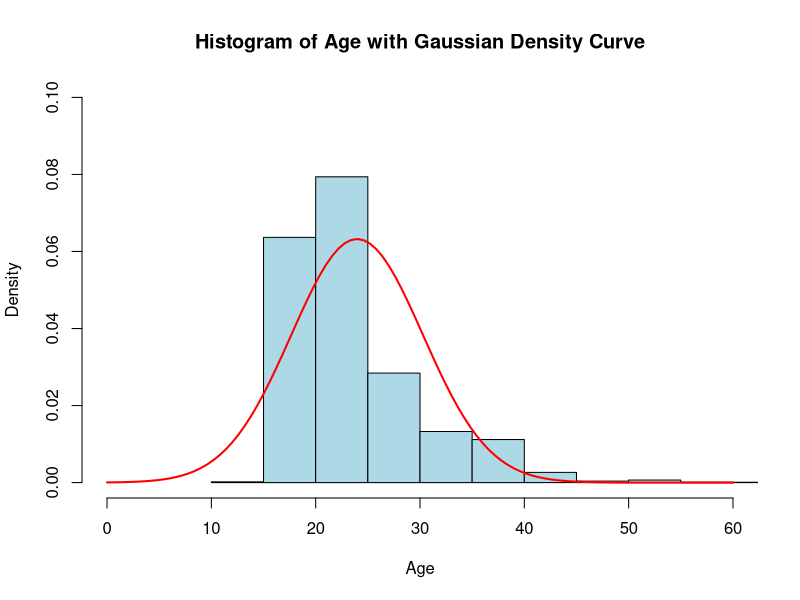
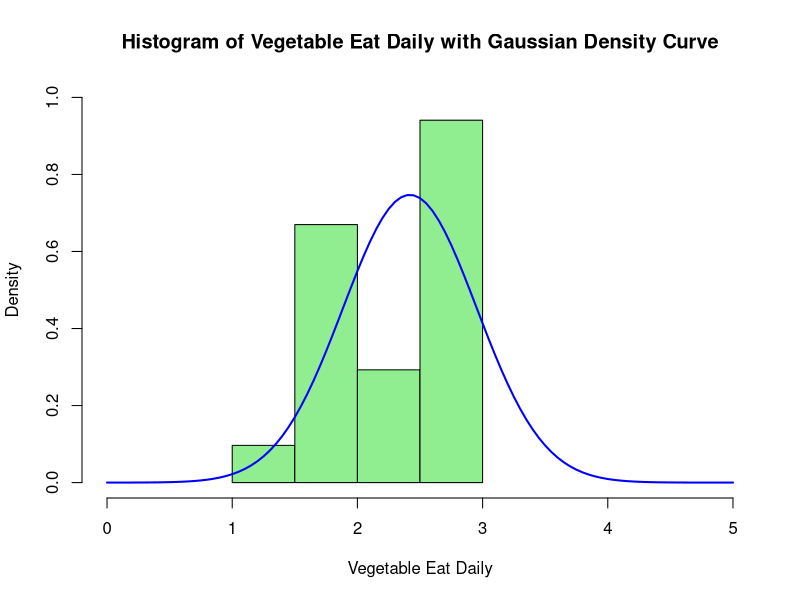
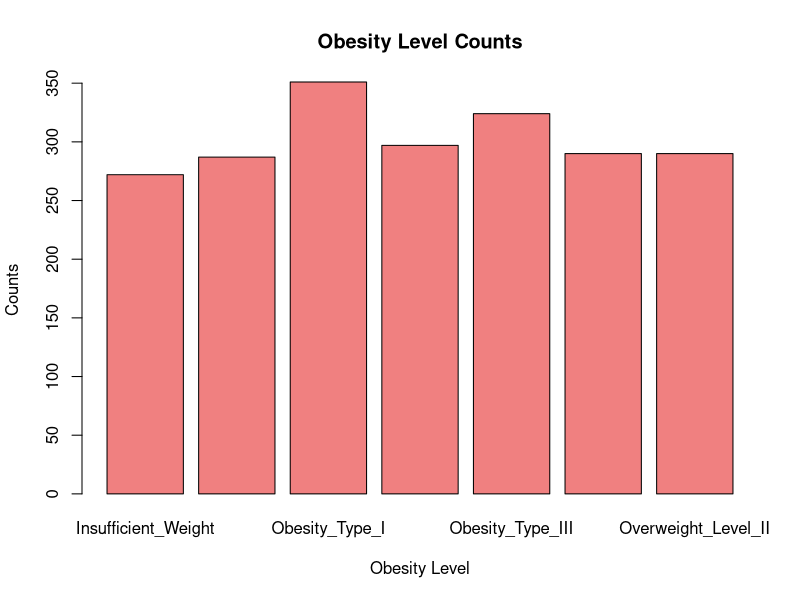
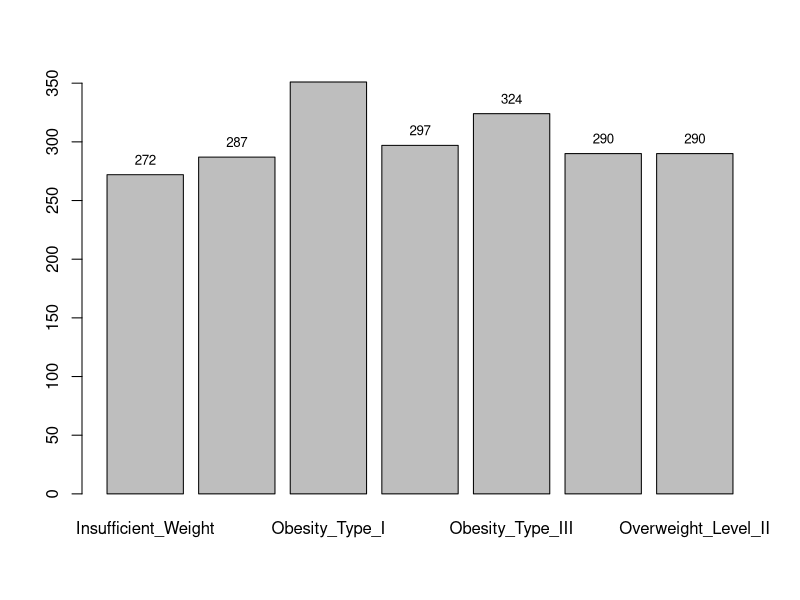
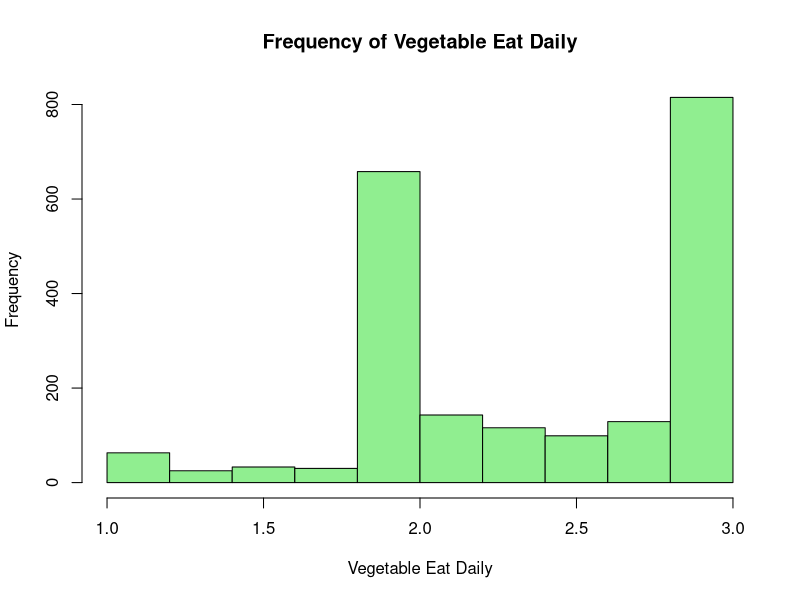
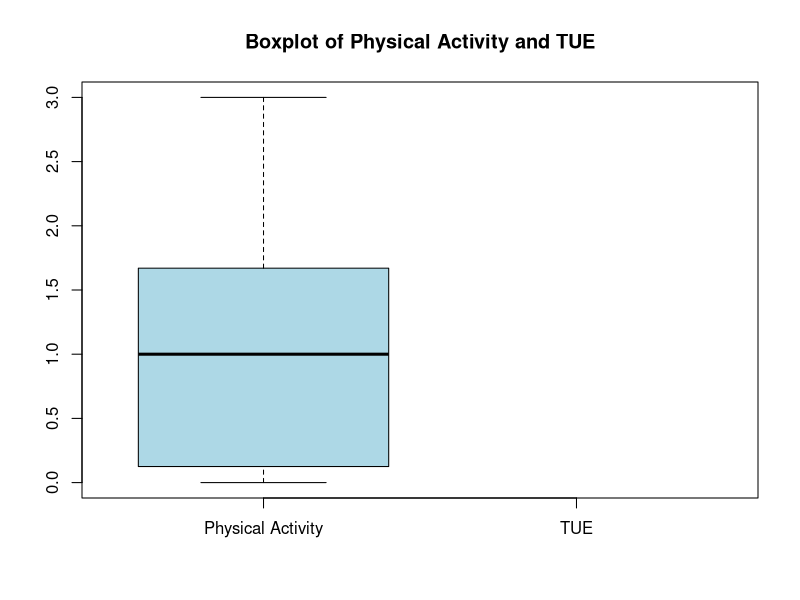
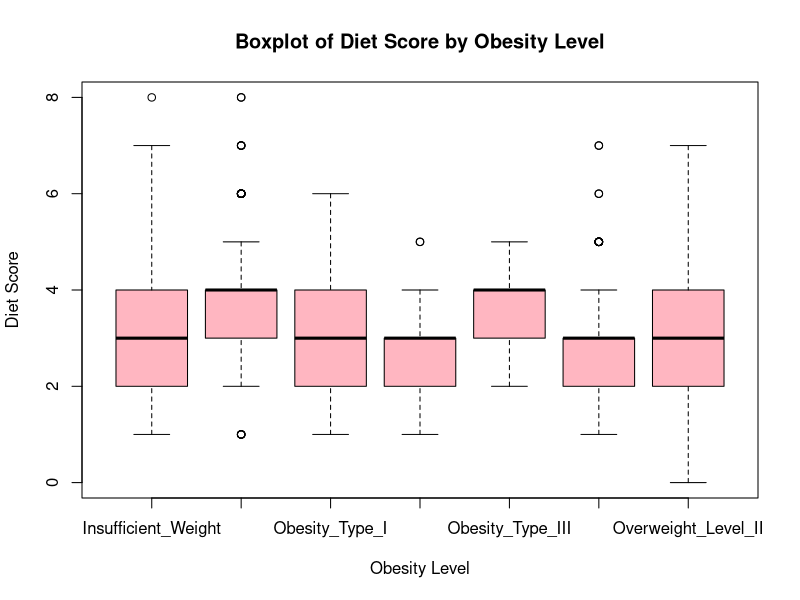
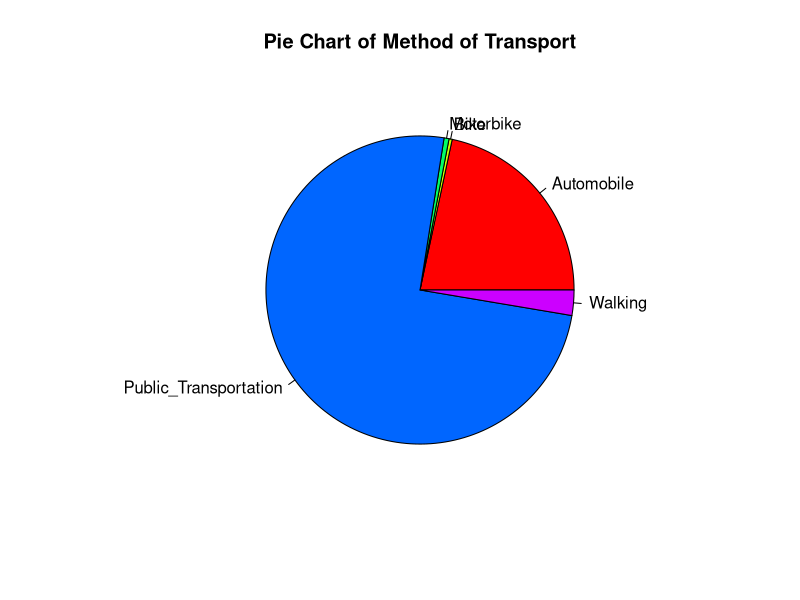

The R source for these figures, in order: (Note: this script raises an error after producing the figures.)
data2 <- read.csv(file = "preprocessed.csv", header = TRUE, sep = ",") # Read the preprocessed data


#Helper function to extract summary statistics
get_summary_stats <- function(data, column_name) {
  column_data <- data[[column_name]]
  stats <- list(
    mean = mean(column_data, na.rm = TRUE),
    median = median(column_data, na.rm = TRUE),
    sd = sd(column_data, na.rm = TRUE),
    var = var(column_data, na.rm = TRUE),
    min = min(column_data, na.rm = TRUE),
    max = max(column_data, na.rm = TRUE),
    quantiles = quantile(column_data, probs = c(0.25, 0.5, 0.75), na.rm = TRUE)
  )
  return(stats)
}

#Example usage: Get summary statistics for Age
age_stats <- get_summary_stats(data2, "Age")
print(age_stats)

#histogram for Age using Gaussian density curve
hist(data2$Age, breaks=15, probability=TRUE, main="Histogram of Age with Gaussian Density Curve", xlab="Age", col="lightblue", xlim=c(0,60), ylim=c(0,0.1))
curve(dnorm(x, mean=mean(data2$Age, na.rm=TRUE), sd=sd(data2$Age, na.rm=TRUE)), add=TRUE, col="red", lwd=2)
dev.new()

#histogram for vegetable_eat_daily using Gaussian density curve
hist(data2$vegetable_eat_daily, breaks= 7, probability=TRUE, main="Histogram of Vegetable Eat Daily with Gaussian Density Curve", xlab="Vegetable Eat Daily", col="lightgreen", xlim=c(0,5), ylim=c(0,1))
curve(dnorm(x, mean=mean(data2$vegetable_eat_daily, na.rm=TRUE), sd=sd(data2$vegetable_eat_daily, na.rm=TRUE)), add=TRUE, col="blue", lwd=2)
dev.new()
#graph Obesity Level counts
barplot(table(data2$Obesity_Level), main="Obesity Level Counts", xlab="Obesity Level", ylab="Counts", col="lightcoral")
#add number on top of bars
obesity_counts <- table(data2$Obesity_Level)
text(x=barplot(table(data2$Obesity_Level)), y=obesity_counts, labels=obesity_counts, pos=3, cex=0.8)
dev.new()
# Display frequency table for vegetable_eat_daily variable
hist(data2$vegetable_eat_daily, main="Frequency of Vegetable Eat Daily", xlab="Vegetable Eat Daily", col="lightgreen")
dev.new()
#Comparison of Physical activity values and TUE values using boxplots
boxplot(data2$Physical_activity, data2$TUE, names=c("Physical Activity", "TUE"), main="Boxplot of Physical Activity and TUE", col=c("lightblue", "lightgreen"))
dev.new()
#Comparison of good diet score vs bad diet score using boxplots
boxplot(data2$Diet_score ~ data2$Obesity_Level, main="Boxplot of Diet Score by Obesity Level", xlab="Obesity Level", ylab="Diet Score", col="lightpink")
dev.new()
#Pie chart for Method_of_Transport variable
mtrans_counts <- table(data2$Method_of_Transport)
pie(mtrans_counts, labels=names(mtrans_counts), main="Pie Chart of Method of Transport", col=rainbow(length(mtrans_counts)))
dev.new()   
#Age group and BMI relationship using bar plot
age_bmi_table <- table(data2$Age_group, data2$Obesity_Level)
barplot(age_bmi_table, beside=TRUE, main="Age Group vs Obesity Level", xlab="Age Group", ylab="Counts", col=rainbow(nrow(age_bmi_table)), legend=rownames(age_bmi_table))
dev.new()

#Scatter plot of Age vs Weight with regression line
  ggplot(data2, aes(x=Age, y=Weight)) +
    geom_point(color='blue', alpha=0.5) +
    geom_smooth(method='lm', color='red') +
    labs(title='Scatter Plot of Age vs Weight with Regression Line', x='Age', y='Weight') +
    theme_minimal()
dev.new()

#Boxplot of BMI by Obesity Category
ggplot(data2, aes(x = Obesity_Level, y = BMI)) +
  geom_boxplot() +
  geom_jitter(width = 0.2, alpha = 0.3) +
  labs(title = "BMI by Obesity Category", x = "Obesity Level", y = "BMI") +
  theme_minimal()
dev.new()



#Obesity type I, II and III vs Gender using stacked bar plot
data_obese <- subset(data2, Obesity_Level %in% c("Obesity_Type_I", "Obesity_Type_II", "Obesity_Type_III"))
ggplot(data_obese, aes(x = Gender, fill = Obesity_Level)) +
  geom_bar(position = "stack", color = "black") +
  labs(title = "Obesity Level vs Gender", x = "Gender", y = "Count") +
  theme_minimal()
dev.new()

#Normal weight vs Gender using stacked bar plot
data_normal <- subset(data2, Obesity_Level == "Normal_Weight")
ggplot(data_normal, aes(x = Gender, fill = Obesity_Level)) +
  geom_bar(position = "stack", color = "black") +
  labs(title = "Normal Weight vs Gender", x = "Gender", y = "Count") +
  theme_minimal()
dev.new()

#Insufficient weight vs Gender using stacked bar plot
data_insufficient <- subset(data2, Obesity_Level == "Insufficient_Weight")
ggplot(data_insufficient, aes(x = Gender, fill = Obesity_Level)) +
  geom_bar(position = "stack", color = "black") +
  labs(title = "Insufficient Weight vs Gender", x = "Gender", y = "Count") +
  theme_minimal() 
dev.new()

#Overweight Level I and II vs Gender using stacked bar plot
data_overweight <- subset(data2, Obesity_Level %in% c("Overweight_Level_I", "Overweight_Level_II"))
ggplot(data_overweight, aes(x = Gender, fill = Obesity_Level)) +
  geom_bar(position = "stack", color = "black") +
  labs(title = "Overweight Level vs Gender", x = "Gender", y = "Count") +
  theme_minimal()
dev.new()

#Alcohol consumption vs Obesity Type I, II and III using stacked bar plot
data_obese <- subset(data2, Obesity_Level %in% c("Obesity_Type_I", "Obesity_Type_II", "Obesity_Type_III"))
ggplot(data_obese, aes(x = Alcohol_consumption, fill = Obesity_Level)) +
  geom_bar(position = "stack", color = "black") +
  labs(title = "Alcohol Consumption vs Obesity Level", x = "Alcohol Consumption", y = "Count") +
  theme_minimal()
dev.new()

#Alcohol consumption vs Normal weight using stacked bar plot
data_normal <- subset(data2, Obesity_Level == "Normal_Weight") 
ggplot(data_normal, aes(x = Alcohol_consumption, fill = Obesity_Level)) +
  geom_bar(position = "stack", color = "black") +
  labs(title = "Alcohol Consumption vs Normal Weight", x = "Alcohol Consumption", y = "Count") +
  theme_minimal()
dev.new()

#Alcohol consumption vs Insufficient weight using stacked bar plot 
data_insufficient <- subset(data2, Obesity_Level == "Insufficient_Weight")
ggplot(data_insufficient, aes(x = Alcohol_consumption, fill = Obesity_Level)) +
  geom_bar (position = "stack", color = "black", fill = "lightgreen") +
  labs(title= "Alcohol Consumption vs Insufficient Weight", x = "Alcohol Consumption", y = "Count") +
  theme_minimal()
dev.new()


#Obesity type I, II and III Vs Age group using chart, with age group goes from younger to older
data_obese <- subset(data2, Obesity_Level %in% c("Obesity_Type_I", "Obesity_Type_II", "Obesity_Type_III"))
ggplot(data_obese, aes(x = Age_group, fill = Obesity_Level)) +
  geom_bar(position = "stack", color = "black") +
  labs(title = "Obesity Level vs Age Group", x = "Age Group", y = "Count") +
  theme_minimal() +
  scale_x_discrete(limits = c("Teen", "Young adult", "Adult", "Middle age", "Older")) +
  ylim(c(0, 600))
dev.new()

#Overweight Level I and II Vs Age group using chart, with age group goes from younger to older
data_overweight <- subset(data2, Obesity_Level %in% c("Overweight_Level_I", "Overweight_Level_II"))
ggplot(data_overweight, aes(x = Age_group, fill = Obesity_Level)) +
  geom_bar(position = "stack", color = "black") +
  labs(title = "Overweight Level vs Age Group", x = "Age Group", y = "Count") +
  theme_minimal() +
  scale_x_discrete(limits = c("Teen", "Young adult", "Adult", "Middle age", "Older")) +
  ylim(c(0, 400))
dev.new()

#Normal weight Vs Age group using chart, with age group goes from younger to older
data_normal <- subset(data2, Obesity_Level == "Normal_Weight")
ggplot(data_normal, aes(x = Age_group, fill = Obesity_Level)) +
  geom_bar(position = "stack", color = "black") +
  labs(title = "Normal Weight vs Age Group", x = "Age Group", y = "Count") +
  theme_minimal() +
  scale_x_discrete(limits = c("Teen", "Young adult", "Adult", "Middle age", "Older")) +
  ylim(c(0, 200))
dev.new()

# Insufficient weight Vs Age group using chart, with age group goes from younger to older
data_insufficient <- subset(data2, Obesity_Level == "Insufficient_Weight")
ggplot(data_insufficient, aes(x = Age_group, fill = Obesity_Level)) +
  geom_bar(position = "stack", color = "black") +
  labs(title = "Insufficient Weight vs Age Group", x = "Age Group", y = "Count") +
  theme_minimal() +
  scale_x_discrete(limits = c("Teen", "Young adult", "Adult", "Middle age", "Older")) +
  ylim(c(0, 10))


#Obesity type I, II and III vs Weight using density plot
data_obese <- subset(data2, Obesity_Level %in% c("Obesity_Type_I", "Obesity_Type_II", "Obesity_Type_III"))
ggplot(data_obese, aes(x = Weight, fill = Obesity_Level)) +
  geom_density(alpha = 0.5) +
  labs(title = "Density Plot of Weight by Obesity Level", x = "Weight", y = "Density") +
  theme_minimal() +
  xlim(c(60,150))

#ObesityLevel vs Physical activity using density plot
ggplot(data2, aes(x = Physical_activity, fill = Obesity_Level)) +
  geom_density(alpha = 0.5) +
  labs(title = "Density Plot of Physical Activity by Obesity Level", x = "Physical Activity", y = "Density") +
  theme_minimal() +
  xlim(c(-1,4 ))

#based on that, you can separate obesity level vs Physical activity into 4 density plot, with each obesity level has its own density plot

#use all data to create heat map of correlation between continuous variables, with color goes from blue to red, and add correlation values on top of each cell
library(ggplot2)
library(reshape2)
continuous_vars <- data2[, sapply(data2, is.numeric)]
cor_matrix <- cor(continuous_vars, use = "complete.obs")
cor_matrix_melt <- melt(cor_matrix)
ggplot(cor_matrix_melt, aes(x=Var1, y=Var2, fill=value)) +
  geom_tile() +
  scale_fill_gradient2(low="blue", high="red", mid="white", midpoint=0, limit=c(-1,1), space="Lab", name="Correlation") +
  geom_text(aes(label=round(value, 2)), color="black", size=4) +
  theme_minimal() +
  theme(axis.text.x = element_text(angle = 45, vjust = 1, size = 12, hjust = 1)) +
  labs(title="Correlation Heatmap of Continuous Variables", x="", y="")


#KDE plot for height and weight
ggplot(data2, aes(x=Height, y=Weight)) +
  geom_point(color='blue', alpha=0.5) +
  geom_density2d(color='red') +
  labs(title='KDE Plot of Height and Weight', x='Height', y='Weight') +
  theme_minimal()

  #KDE plot for Obesity typeI, II and III (combined) with height and weight
data_obese <- subset(data2, Obesity_Level %in% c("Obesity_Type_I", "Obesity_Type_II", "Obesity_Type_III"))
ggplot(data_obese, aes(x=Weight, y=Height)) +
  geom_point(color='blue', alpha=0.5) +
  geom_density2d(color='red') +
  labs(title='KDE Plot of Height and Weight for Obesity Type I, II and III', x='Weight', y='Height') +
  xlim(c(60,150)) +
  ylim(c(1.4,2)) +
  theme_minimal()

#KDE plot for Normal weight with height and weight
data_normal <- subset(data2, Obesity_Level == "Normal_Weight")
ggplot(data_normal, aes(x=Weight, y=Height)) +
  geom_point(color='blue', alpha=0.5) +
  geom_density2d(color='red') +
  labs(title='KDE Plot of Height and Weight for Normal Weight', x='Weight', y='Height') +
  xlim(c(25,100)) +
  ylim(c(1.4,2)) +
  theme_minimal()

#KDE plot for Insufficient weight with height and weight
data_insufficient <- subset(data2, Obesity_Level == "Insufficient_Weight")
ggplot(data_insufficient, aes(x=Weight, y=Height)) +
  geom_point(color='blue', alpha=0.5) +
  geom_density2d(color='red') +
  labs(title='KDE Plot of Height and Weight for Insufficient Weight', x='Weight', y='Height') +
  xlim(c(25,80)) +
  ylim(c(1.4,2)) +
  theme_minimal()

#KDE plot for Overweight Level I and II (combined) with height and weight
data_overweight <- subset(data2, Obesity_Level %in% c("Overweight_Level_I", "Overweight_Level_II"))
ggplot(data_overweight, aes(x=Weight, y=Height)) +
  geom_point(color='blue', alpha=0.5) +
  geom_density2d(color='red') +
  labs(title='KDE Plot of Height and Weight for Overweight Level I and II', x='Weight', y='Height') +
  xlim(c(40, 120)) +
  ylim(c(1.4,2)) +
  theme_minimal()

  #distribution of BMI by Obesity level using bar plot
ggplot(data2, aes(x = Obesity_Level, y = BMI)) +
  geom_bar(stat = "summary", fun = "mean", fill = "lightblue", color = "black") +
  labs(title = "Average BMI by Obesity Level", x = "Obesity Level", y = "Average BMI") +
  theme_minimal()

#distribution of Age by Obesity level using bar plot
library(ggplot2)
ggplot(data2, aes(x = Obesity_Level, y = Age)) +
  geom_bar(stat = "summary", fun = "mean", fill = "lightgreen", color = "black") +
  labs(title = "Average Age by Obesity Level", x = "Obesity Level", y = "Average Age") +
  theme_minimal()

#Bar chart for Transport method by Obesity level
ggplot(data2, aes(x = Method_of_Transport, fill = Obesity_Level)) +
  geom_bar(position = "dodge", color = "black") +
  labs(title = "Transport Method by Obesity Level", x = "Transport Method", y = "Count") +
  ylim(c(0, 350)) +
  theme_minimal() +
  scale_fill_brewer(palette = "Set1")

#Bar chart for Alcohol consumption by Obesity level
ggplot(data2, aes(x = Alcohol_consumption, fill = Obesity_Level)) +
  geom_bar(position = "dodge", color = "black") +
  labs(title = "Alcohol Consumption by Obesity Level", x = "Alcohol Consumption", y = "Count") +
  ylim(c(0, 350)) +
  theme_minimal() +
  scale_fill_brewer(palette = "Set1")

#Density chart for Physical activity vs Electronic usage daily by Obesity Type I, II and III combined
data_obese <- subset(data2, Obesity_Level %in% c("Obesity_Type_I", "Obesity_Type_II", "Obesity_Type_III"))
ggplot(data_obese, aes(x = Physical_activity, fill = Electronic_usage_daily)) +
  geom_density(alpha = 0.5) +
  labs(title = "Density Plot of Physical Activity vs Electronic Usage Daily for Obesity Type I, II and III", x = "Physical Activity", y = "Density") +
  theme_minimal() +
  xlim(c(-1,4 )) +
  scale_fill_gradient(low = "lightblue", high = "red")


#Diet score distribution by Obesity level using box plot
library(ggplot2)
ggplot(data2, aes(x = Obesity_Level, y = Diet_score)) +
  geom_boxplot(fill = "lightpink", color = "black") +
  labs(title = "Diet Score Distribution by Obesity Level", x = "Obesity Level", y = "Diet Score") +
  theme_minimal()

#Diet score distribution by Obesity I, II and III using density plot
data_obese <- subset(data2, Obesity_Level %in% c("Obesity_Type_I", "Obesity_Type_II", "Obesity_Type_III"))
ggplot(data_obese, aes(x = Diet_score, fill = Obesity_Level)) +
  geom_density(alpha = 0.5) +
  labs(title = "Density Plot of Diet Score by Obesity Level (I, II and III)", x = "Diet Score", y = "Density") +
  theme_minimal()

#Diet score distribution by Normal weight using density plot
data_normal <- subset(data2, Obesity_Level == "Normal_Weight")
ggplot(data_normal, aes(x = Diet_score, fill = Obesity_Level)) +
  geom_density(alpha = 0.5, fill = "lightgreen") +
  labs(title = "Density Plot of Diet Score for Normal Weight", x = "Diet Score", y = "Density") +
  theme_minimal()
#Obesity Level displayed on 3D Pie chart by percentage with legends
obesity_counts <- table(data2$Obesity_Level)
obesity_percentages <- round(obesity_counts / sum(obesity_counts) * 100, 1)
ggplot(data2, aes(x = "", fill = Obesity_Level)) +
  geom_bar(width = 1, color = "black") +
  coord_polar(theta = "y") +
  labs(title = "Obesity Level Distribution", x = "", y = "") +
  theme_void() +
  scale_fill_brewer(palette = "Set1") +
  geom_text(aes(label = paste0(obesity_percentages, "%")), position = position_stack(vjust = 0.5), size = 4)

#Normal distribution plot for Age variable
ggplot(data2, aes(x = Age)) +
  geom_histogram(aes(y = ..density..), bins = 15, fill = "lightblue", color = "black") +
  geom_density(color = "red", size = 1) +
  labs(title = "Normal Distribution of Age", x = "Age", y = "Density") +
  theme_minimal()

#Normal distribution plot for Physical activity variable, with 2 y axis, one for histogram and one for density plot
ggplot(data2, aes(x = Physical_activity)) +
  geom_histogram(aes(y = ..density..), bins = 5, fill = "lightgreen", color = "black") +
  geom_density(color = "blue", size = 1) +
  labs(title = "Normal Distribution of Physical Activity", x = "Physical Activity", y = "Density") +
  theme_minimal()

#Normal distribution plot for Diet score variable,
ggplot(data2, aes(x = Diet_score)) +
  geom_histogram(aes(y = ..density..), bins = 10, fill = "lightpink", color = "black") +
  geom_density(color = "purple", size = 1) +
  labs(title = "Normal Distribution of Diet Score", x = "Diet Score", y = "Density") +
  theme_minimal()

#paired scatter plot for Weight and Height, with points colored by Obesity level
library(GGally)
ggpairs(data2, columns = c("Weight", "Height"), aes(color = Obesity_Level)) +
  labs(title = "Paired Scatter Plot for Weight and Height") +
  theme_minimal() +
  scale_color_brewer(palette = "Set1")

#violin plot for BMI by Obesity level
ggplot(data2, aes(x = Obesity_Level, y = BMI)) +
  geom_violin(fill = "lightblue", color = "black") +
  labs(title = "Violin Plot of BMI by Obesity Level", x = "Obesity Level", y = "BMI") +
  theme_minimal()

#scatter plot matrix for Age, Weight, Height and BMI, with points colored by Obesity level
ggpairs(data2, columns = c("Age", "Weight", "Height", "BMI"), aes(color = Obesity_Level)) +
  labs(title = "Scatter Plot Matrix for Age, Weight, Height and BMI") +
  theme_minimal() +
  scale_color_brewer(palette = "Set1")
